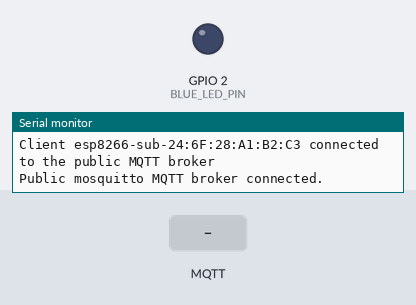
This sketch was run on a simulated ESP8266 (NodeMCU). Parts: output pins drawn as LEDs (lit = HIGH), the last lines printed to the serial monitor. Dashed ring = blinking. Inputs (shaded band) come from the test bench. WiFi joins after 1.5 s; servers stay silent unless stated; no MQTT or app messages arrive unless stated.

Above: at 2.7 s.
2.8 s: MQTT message "1" arrives on the first subscribed topic
At 3.2 s:
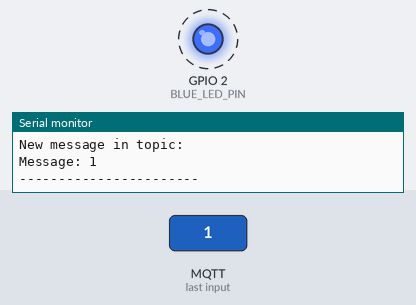
5.8 s: MQTT message "0" arrives on the first subscribed topic
Timing chart, 0 to 13.8 s (numbered marks = the images above; inputs shaded):
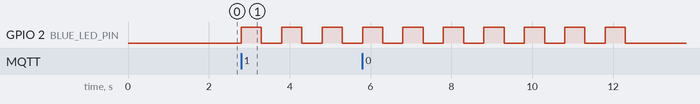

The sketch:

esp8266_sub.ino
```cpp
#include <ESP8266WiFi.h>
#include <PubSubClient.h>

#define BLUE_LED_PIN 2

// WiFi
const char *ssid = "";
const char *password = "";

// MQTT Broker
const char *mqtt_broker = "";
const char *topic = "";
const char *mqtt_username = "foobar";
const char *mqtt_password = "public";
const int mqtt_port = 1883;

WiFiClient espClient;
PubSubClient client(espClient);

void setup()
{
  // Initialise the BLUE_LED_PIN as an output
  pinMode(BLUE_LED_PIN, OUTPUT);
  // Set baudrate to 115200;
  Serial.begin(115200);
  // Connect to a WiFi network
  WiFi.begin(ssid, password);
  while (WiFi.status() != WL_CONNECTED)
  {
      delay(500);
      Serial.println("Connecting to WiFi...");
  }
  Serial.println("Connected to the WiFi network.");
  // Connect to a MQTT broker
  client.setServer(mqtt_broker, mqtt_port);
  client.setCallback(callback);
  while (!client.connected())
  {
      String client_id = "esp8266-sub-";
      client_id += String(WiFi.macAddress());
      Serial.printf("Client %s connected to the public MQTT broker\n", client_id.c_str());
      if (client.connect(client_id.c_str(), mqtt_username, mqtt_password))
      {
          Serial.println("Public mosquitto MQTT broker connected.");
      }
      else
      {
          Serial.print("Error: client state ");
          Serial.print(client.state());
          delay(2000);
      }
  }
  // subscribe the topic
  client.subscribe(topic);
}

void callback(char *topic, byte *payload, unsigned int length)
{
  Serial.println("-----------------------");
  Serial.print("New message in topic: ");
  Serial.println(topic);
  Serial.print("Message: ");
  for (int i = 0; i < length; i++)
  {
      Serial.print((char) payload[i]);
  }
  Serial.println();
  Serial.println("-----------------------");

  // Blink LED
  for (int i = 0; i < 10; i++)
  {
      digitalWrite(BLUE_LED_PIN, !digitalRead(BLUE_LED_PIN));
      delay(500);
  }
}

void loop()
{
  client.loop();
}
```

Measured:
- after the input at 2.8 s, GPIO 2 (BLUE_LED_PIN): alternates HIGH for 0.50 s and LOW for 0.50 s, starting at once
